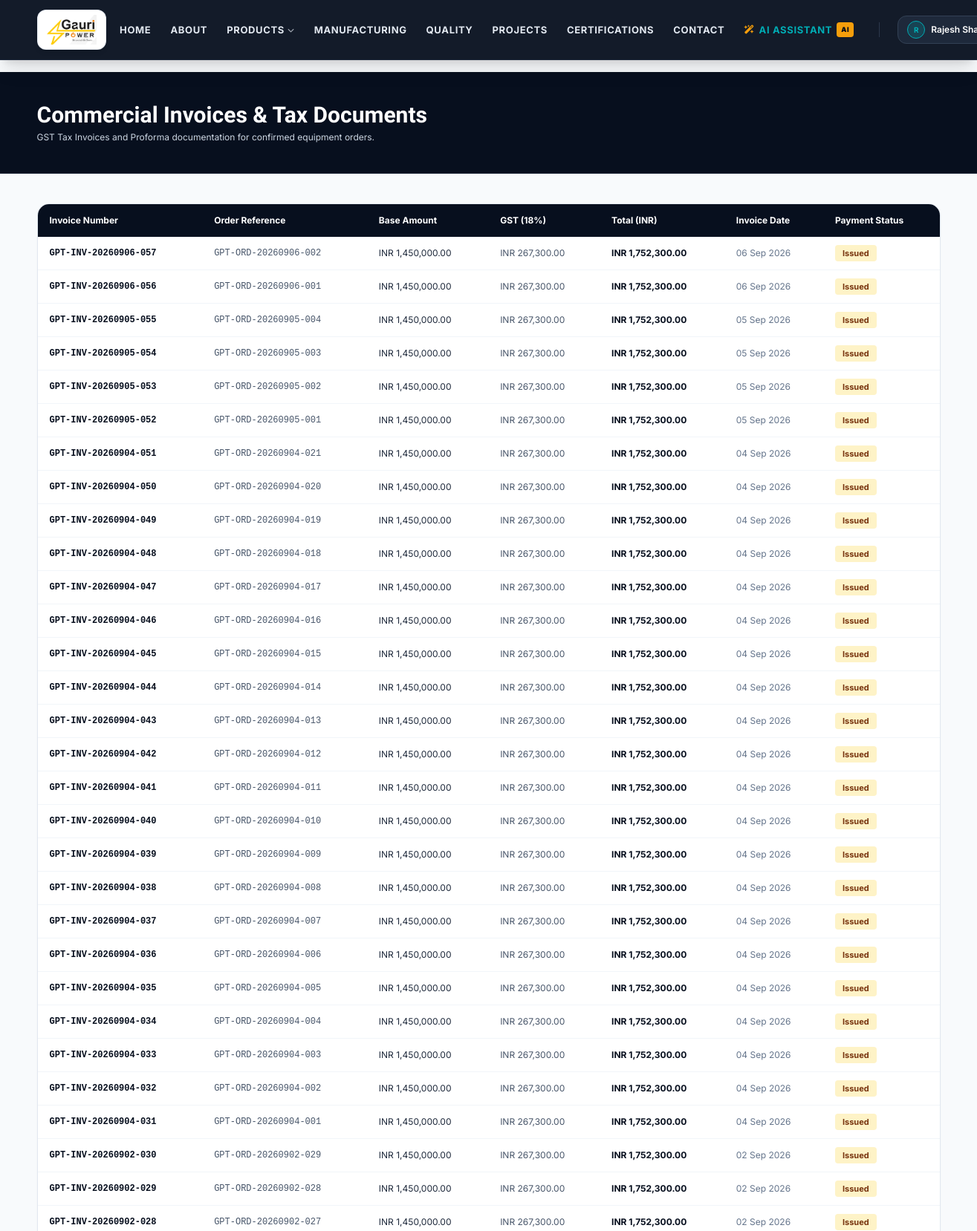
The page /my-invoices (signed in, upper part) on the database its author committed.
### models.py (models this page shows, shortened)
class User(UserMixin, db.Model):
    __tablename__ = 'users'
    id = db.Column(db.Integer, primary_key=True)
    name = db.Column(db.String(150), nullable=False)
    email = db.Column(db.String(150), unique=True, nullable=False, index=True)
    phone = db.Column(db.String(30), nullable=False)
    password_hash = db.Column(db.String(255), nullable=False)
    role = db.Column(db.String(30), nullable=False, default='end_customer') # 'dealer', 'end_customer', 'sales_staff', 'admin'
    is_active = db.Column(db.Boolean, default=True)
    created_at = db.Column(db.DateTime, default=lambda: datetime.now(timezone.utc))
    updated_at = db.Column(db.DateTime, default=lambda: datetime.now(timezone.utc), onupdate=lambda: datetime.now(timezone.utc))
    dealer_profile = db.relationship('DealerProfile', backref='user', uselist=False, cascade='all, delete-orphan')
    customer_profile = db.relationship('CustomerProfile', backref='user', uselist=False, cascade='all, delete-orphan')
    quotation_requests = db.relationship('QuotationRequest', backref='user', lazy='dynamic', cascade='all, delete-orphan')
    quotations = db.relationship('Quotation', backref='user', lazy='dynamic')
    orders = db.relationship('Order', backref='user', lazy='dynamic')
    invoices = db.relationship('Invoice', backref='user', lazy='dynamic')
    notifications = db.relationship('Notification', backref='user', lazy='dynamic', cascade='all, delete-orphan')
    @property
    def is_dealer(self):
        return self.role == 'dealer'
    @property
    def is_staff(self):
        return self.role in ('sales_staff', 'admin')

class Invoice(db.Model):
    __tablename__ = 'invoices'
    id = db.Column(db.Integer, primary_key=True)
    invoice_number = db.Column(db.String(50), unique=True, nullable=False, index=True)
    order_id = db.Column(db.Integer, db.ForeignKey('orders.id'), nullable=False)
    user_id = db.Column(db.Integer, db.ForeignKey('users.id'), nullable=False)
    invoice_date = db.Column(db.Date, nullable=False)
    due_date = db.Column(db.Date, nullable=False)
    taxable_amount = db.Column(db.Float, nullable=False)
    tax_amount = db.Column(db.Float, nullable=False)
    total_amount = db.Column(db.Float, nullable=False)
    pdf_path = db.Column(db.String(255), nullable=True)
    status = db.Column(db.String(50), default='Issued', nullable=False)
    created_at = db.Column(db.DateTime, default=lambda: datetime.now(timezone.utc))
    @property
    def payment_status(self):
        return self.status
    @property
    def amount(self):
        return self.taxable_amount

class Order(db.Model):
    __tablename__ = 'orders'
    id = db.Column(db.Integer, primary_key=True)
    order_number = db.Column(db.String(50), unique=True, nullable=False, index=True)
    quotation_id = db.Column(db.Integer, db.ForeignKey('quotations.id'), nullable=False)
    user_id = db.Column(db.Integer, db.ForeignKey('users.id'), nullable=False)
    status = db.Column(db.String(50), default='Order Confirmed', nullable=False)
    transformer_model = db.Column(db.String(200), nullable=False)
    capacity = db.Column(db.String(100), nullable=False)
    total_amount = db.Column(db.Float, nullable=False)
    dispatch_location = db.Column(db.String(255), default='Ropar Manufacturing Works')
    carrier_details = db.Column(db.String(200), nullable=True)
    tracking_reference = db.Column(db.String(100), nullable=True)
    estimated_delivery = db.Column(db.String(100), nullable=True)
    created_at = db.Column(db.DateTime, default=lambda: datetime.now(timezone.utc))
    updated_at = db.Column(db.DateTime, default=lambda: datetime.now(timezone.utc), onupdate=lambda: datetime.now(timezone.utc))
    invoices = db.relationship('Invoice', backref='order', lazy='dynamic')
    @property
    def equipment_model(self):
        return self.transformer_model
    @property
    def production_stage(self):
        return self.status
    @property
    def po_number(self):
        return self.tracking_reference or 'PO-CONFIRMED'

### routes_portal.py (the view)
@portal_bp.route('/my-invoices')
@login_required
def my_invoices():
    invoices = Invoice.query.filter_by(user_id=current_user.id).order_by(Invoice.created_at.desc()).all()
    return render_template('portal/invoices.html', invoices=invoices)

### templates/portal/invoices.html (shortened to what this page needs)
{% extends 'base.html' %}
{% block content %}
<div class="bg-industrial-900 text-white py-10 border-b border-slate-800">
    <div class="max-w-7xl mx-auto px-4 sm:px-6 lg:px-8">
        <h1 class="font-heading text-3xl font-extrabold text-white">Commercial Invoices & Tax Documents</h1>
        <p class="text-slate-300 text-xs mt-1">GST Tax Invoices and Proforma documentation for confirmed equipment orders.</p>
    </div>
</div>
<div class="py-10 bg-slate-50 min-h-[80vh]">
    <div class="max-w-7xl mx-auto px-4 sm:px-6 lg:px-8">
        {% if invoices %}
        <div class="bg-white rounded-2xl border border-slate-200 shadow-sm overflow-hidden">
            <div class="overflow-x-auto">
                <table class="w-full text-left text-xs border-collapse">
                    <thead>
                        <tr class="bg-industrial-900 text-white">
                            <th class="py-3.5 px-4 font-bold">Invoice Number</th>
                            <th class="py-3.5 px-4 font-bold">Order Reference</th>
                            <th class="py-3.5 px-4 font-bold">Base Amount</th>
                            <th class="py-3.5 px-4 font-bold">GST (18%)</th>
                            <th class="py-3.5 px-4 font-bold">Total (INR)</th>
                            <th class="py-3.5 px-4 font-bold">Invoice Date</th>
                            <th class="py-3.5 px-4 font-bold">Payment Status</th>
                        </tr>
                    </thead>
                    <tbody class="divide-y divide-slate-100">
                        {% for inv in invoices %}
                        <tr class="hover:bg-slate-50 transition-colors">
                            <td class="py-3.5 px-4 font-mono font-bold text-industrial-900">{{ inv.invoice_number }}</td>
                            <td class="py-3.5 px-4 font-mono text-slate-600">{{ inv.order.order_number }}</td>
                            <td class="py-3.5 px-4 text-slate-800">INR {{ "{:,.2f}".format(inv.amount) }}</td>
                            <td class="py-3.5 px-4 text-slate-600">INR {{ "{:,.2f}".format(inv.tax_amount) }}</td>
                            <td class="py-3.5 px-4 font-bold text-industrial-900">INR {{ "{:,.2f}".format(inv.total_amount) }}</td>
                            <td class="py-3.5 px-4 text-slate-500">{{ inv.created_at.strftime('%d %b %Y') }}</td>
                            <td class="py-3.5 px-4">
                                <span class="px-2.5 py-1 rounded text-[11px] font-bold {% if inv.payment_status == 'Paid' %}bg-emerald-100 text-emerald-800{% else %}bg-amber-100 text-amber-900{% endif %}">
                                    {{ inv.payment_status }}
                                </span>
                            </td>
                        </tr>
                        {% endfor %}
                    </tbody>
                </table>
            </div>
        </div>
        {% endif %}
    </div>
</div>
{% endblock %}

### templates/base.html (shortened to what this page needs)
<!DOCTYPE html>
<html lang="en" class="scroll-smooth">
<head>
    <script src="https://cdn.tailwindcss.com"></script>
    <link rel="stylesheet" href="https://cdnjs.cloudflare.com/ajax/libs/font-awesome/6.5.1/css/all.min.css">
</head>
<body class="bg-industrial-50 text-slate-800 font-sans min-h-screen flex flex-col antialiased selection:bg-electric-cyan selection:text-white">
    <header class="sticky top-0 z-50 bg-industrial-900/95 backdrop-blur-md border-b border-slate-800 shadow-xl">
        <div class="max-w-7xl mx-auto px-4 sm:px-6 lg:px-8">
            <div class="flex items-center justify-between h-20 gap-2">
                <a href="{{ url_for('public.home') }}" class="flex items-center space-x-3 group flex-shrink-0">
                    <div class="bg-white px-3 py-1.5 rounded-xl shadow-md border border-slate-200/80 flex items-center justify-center transition-all duration-300 group-hover:shadow-lg group-hover:scale-[1.02]">
                        <img src="{{ url_for('static', filename='images/logo.png') }}" alt="Gauri Power" class="h-10 w-auto object-contain">
                    </div>
                </a>
                <div class="hidden lg:flex items-center space-x-4 xl:space-x-6 flex-shrink-0">
                    {% set current_ep = request.endpoint %}
                    <nav class="flex items-center space-x-1 xl:space-x-1.5">
                        <a href="{{ url_for('public.home') }}" class="px-2.5 py-1.5 text-xs xl:text-[13px] font-bold uppercase tracking-wider rounded-lg transition-all whitespace-nowrap {% if current_ep == 'public.home' %}bg-electric-cyan text-industrial-950 shadow-md ring-1 ring-cyan-300 font-black flex items-center{% else %}text-slate-200 hover:text-white hover:bg-slate-800{% endif %}">
                            {% if current_ep == 'public.home' %}<span class="w-1.5 h-1.5 rounded-full bg-industrial-950 mr-1.5 inline-block"></span>{% endif %}Home
                        </a>
                        <a href="{{ url_for('public.about') }}" class="px-2.5 py-1.5 text-xs xl:text-[13px] font-bold uppercase tracking-wider rounded-lg transition-all whitespace-nowrap {% if current_ep == 'public.about' %}bg-electric-cyan text-industrial-950 shadow-md ring-1 ring-cyan-300 font-black flex items-center{% else %}text-slate-200 hover:text-white hover:bg-slate-800{% endif %}">
                            {% if current_ep == 'public.about' %}<span class="w-1.5 h-1.5 rounded-full bg-industrial-950 mr-1.5 inline-block"></span>{% endif %}About
                        </a>
                        <div class="relative group">
                            <a href="{{ url_for('public.products') }}" class="px-2.5 py-1.5 text-xs xl:text-[13px] font-bold uppercase tracking-wider rounded-lg transition-all whitespace-nowrap flex items-center {% if current_ep in ['public.products', 'public.product_detail'] %}bg-electric-cyan text-industrial-950 shadow-md ring-1 ring-cyan-300 font-black{% else %}text-slate-200 hover:text-white hover:bg-slate-800{% endif %}">
                                {% if current_ep in ['public.products', 'public.product_detail'] %}<span class="w-1.5 h-1.5 rounded-full bg-industrial-950 mr-1.5 inline-block"></span>{% endif %}Products
                                <i class="fa-solid fa-chevron-down ml-1 text-[9px] opacity-70"></i>
                            </a>
                        </div>
                        <a href="{{ url_for('public.manufacturing') }}" class="px-2.5 py-1.5 text-xs xl:text-[13px] font-bold uppercase tracking-wider rounded-lg transition-all whitespace-nowrap {% if current_ep == 'public.manufacturing' %}bg-electric-cyan text-industrial-950 shadow-md ring-1 ring-cyan-300 font-black flex items-center{% else %}text-slate-200 hover:text-white hover:bg-slate-800{% endif %}">
                            {% if current_ep == 'public.manufacturing' %}<span class="w-1.5 h-1.5 rounded-full bg-industrial-950 mr-1.5 inline-block"></span>{% endif %}Manufacturing
                        </a>
                        <a href="{{ url_for('public.quality') }}" class="px-2.5 py-1.5 text-xs xl:text-[13px] font-bold uppercase tracking-wider rounded-lg transition-all whitespace-nowrap {% if current_ep == 'public.quality' %}bg-electric-cyan text-industrial-950 shadow-md ring-1 ring-cyan-300 font-black flex items-center{% else %}text-slate-200 hover:text-white hover:bg-slate-800{% endif %}">
                            {% if current_ep == 'public.quality' %}<span class="w-1.5 h-1.5 rounded-full bg-industrial-950 mr-1.5 inline-block"></span>{% endif %}Quality
                        </a>
                        <a href="{{ url_for('public.projects') }}" class="px-2.5 py-1.5 text-xs xl:text-[13px] font-bold uppercase tracking-wider rounded-lg transition-all whitespace-nowrap {% if current_ep == 'public.projects' %}bg-electric-cyan text-industrial-950 shadow-md ring-1 ring-cyan-300 font-black flex items-center{% else %}text-slate-200 hover:text-white hover:bg-slate-800{% endif %}">
                            {% if current_ep == 'public.projects' %}<span class="w-1.5 h-1.5 rounded-full bg-industrial-950 mr-1.5 inline-block"></span>{% endif %}Projects
                        </a>
                        <a href="{{ url_for('public.certifications') }}" class="px-2.5 py-1.5 text-xs xl:text-[13px] font-bold uppercase tracking-wider rounded-lg transition-all whitespace-nowrap {% if current_ep == 'public.certifications' %}bg-electric-cyan text-industrial-950 shadow-md ring-1 ring-cyan-300 font-black flex items-center{% else %}text-slate-200 hover:text-white hover:bg-slate-800{% endif %}">
                            {% if current_ep == 'public.certifications' %}<span class="w-1.5 h-1.5 rounded-full bg-industrial-950 mr-1.5 inline-block"></span>{% endif %}Certifications
                        </a>
                        <a href="{{ url_for('public.contact') }}" class="px-2.5 py-1.5 text-xs xl:text-[13px] font-bold uppercase tracking-wider rounded-lg transition-all whitespace-nowrap {% if current_ep == 'public.contact' %}bg-electric-cyan text-industrial-950 shadow-md ring-1 ring-cyan-300 font-black flex items-center{% else %}text-slate-200 hover:text-white hover:bg-slate-800{% endif %}">
                            {% if current_ep == 'public.contact' %}<span class="w-1.5 h-1.5 rounded-full bg-industrial-950 mr-1.5 inline-block"></span>{% endif %}Contact
                        </a>
                        <a href="{{ url_for('public.ai_assistant') }}" class="px-2.5 py-1.5 text-xs xl:text-[13px] font-bold uppercase tracking-wider rounded-lg transition-all whitespace-nowrap flex items-center {% if current_ep == 'public.ai_assistant' %}bg-power-amber text-industrial-950 shadow-md ring-1 ring-amber-300 font-black{% else %}text-electric-cyan hover:text-white hover:bg-slate-800{% endif %}">
                            <i class="fa-solid fa-wand-magic-sparkles mr-1.5 {% if current_ep == 'public.ai_assistant' %}text-industrial-950{% else %}text-power-amber animate-pulse{% endif %} text-xs"></i>
                            <span>AI Assistant</span>
                            <span class="ml-1.5 px-1.5 py-0.5 {% if current_ep == 'public.ai_assistant' %}bg-industrial-950 text-power-amber{% else %}bg-power-amber text-industrial-950{% endif %} text-[9px] font-black rounded uppercase">AI</span>
                        </a>
                    </nav>
                    <div class="flex items-center space-x-2">
                        {% if current_user.is_authenticated %}
                            <div class="relative group" id="userMenuContainer">
                                <button class="flex items-center space-x-2 bg-slate-800 hover:bg-slate-700 text-white px-3 py-1.5 rounded-xl text-xs font-semibold border border-slate-700 transition-colors">
                                    <div class="w-6 h-6 rounded-full bg-electric-cyan/20 border border-electric-cyan flex items-center justify-center text-electric-cyan text-[10px] font-bold">
                                        {{ current_user.name[:1] | upper }}
                                    </div>
                                    <span class="max-w-[100px] truncate">{{ current_user.name }}</span>
                                </button>
                            </div>
                        {% endif %}
                    </div>
                </div>
            </div>
        </div>
        {% set current_ep = request.endpoint %}
    </header>
    <main class="flex-grow">
        {% block content %}{% endblock %}
    </main>
</body>
</html>

### templates/base.html (style rules this page uses)
.font-heading { font-family: 'Cabinet Grotesk', sans-serif; }

### rows shown on the page
User: name "R", name "Rajesh…"
Invoice: invoice_number "GPT-INV-20260906-057", order.order_number "GPT-ORD-20260906-002", amount "1,450,000.00", tax_amount "267,300.00", total_amount "1,752,300.00", created_at "06 Sep 2026", payment_status "Issued"
Invoice: invoice_number "GPT-INV-20260906-056", order.order_number "GPT-ORD-20260906-001", amount "1,450,000.00", tax_amount "267,300.00", total_amount "1,752,300.00", created_at "06 Sep 2026", payment_status "Issued"
Invoice: invoice_number "GPT-INV-20260905-055", order.order_number "GPT-ORD-20260905-004", amount "1,450,000.00", tax_amount "267,300.00", total_amount "1,752,300.00", created_at "05 Sep 2026", payment_status "Issued"
Invoice: invoice_number "GPT-INV-20260905-054", order.order_number "GPT-ORD-20260905-003", amount "1,450,000.00", tax_amount "267,300.00", total_amount "1,752,300.00", created_at "05 Sep 2026", payment_status "Issued"
Invoice: invoice_number "GPT-INV-20260905-053", order.order_number "GPT-ORD-20260905-002", amount "1,450,000.00", tax_amount "267,300.00", total_amount "1,752,300.00", created_at "05 Sep 2026", payment_status "Issued"
Invoice: invoice_number "GPT-INV-20260905-052", order.order_number "GPT-ORD-20260905-001", amount "1,450,000.00", tax_amount "267,300.00", total_amount "1,752,300.00", created_at "05 Sep 2026", payment_status "Issued"
Invoice: invoice_number "GPT-INV-20260904-051", order.order_number "GPT-ORD-20260904-021", amount "1,450,000.00", tax_amount "267,300.00", total_amount "1,752,300.00", created_at "04 Sep 2026", payment_status "Issued"
Invoice: invoice_number "GPT-INV-20260904-050", order.order_number "GPT-ORD-20260904-020", amount "1,450,000.00", tax_amount "267,300.00", total_amount "1,752,300.00", created_at "04 Sep 2026", payment_status "Issued"
Invoice: invoice_number "GPT-INV-20260904-049", order.order_number "GPT-ORD-20260904-019", amount "1,450,000.00", tax_amount "267,300.00", total_amount "1,752,300.00", created_at "04 Sep 2026", payment_status "Issued"
Invoice: invoice_number "GPT-INV-20260904-048", order.order_number "GPT-ORD-20260904-018", amount "1,450,000.00", tax_amount "267,300.00", total_amount "1,752,300.00", created_at "04 Sep 2026", payment_status "Issued"
Invoice: invoice_number "GPT-INV-20260904-047", order.order_number "GPT-ORD-20260904-017", amount "1,450,000.00", tax_amount "267,300.00", total_amount "1,752,300.00", created_at "04 Sep 2026", payment_status "Issued"
Invoice: invoice_number "GPT-INV-20260904-046", order.order_number "GPT-ORD-20260904-016", amount "1,450,000.00", tax_amount "267,300.00", total_amount "1,752,300.00", created_at "04 Sep 2026", payment_status "Issued"
Invoice: invoice_number "GPT-INV-20260904-045", order.order_number "GPT-ORD-20260904-015", amount "1,450,000.00", tax_amount "267,300.00", total_amount "1,752,300.00", created_at "04 Sep 2026", payment_status "Issued"
Invoice: invoice_number "GPT-INV-20260904-044", order.order_number "GPT-ORD-20260904-014", amount "1,450,000.00", tax_amount "267,300.00", total_amount "1,752,300.00", created_at "04 Sep 2026", payment_status "Issued"
Invoice: invoice_number "GPT-INV-20260904-043", order.order_number "GPT-ORD-20260904-013", amount "1,450,000.00", tax_amount "267,300.00", total_amount "1,752,300.00", created_at "04 Sep 2026", payment_status "Issued"
Invoice: invoice_number "GPT-INV-20260904-042", order.order_number "GPT-ORD-20260904-012", amount "1,450,000.00", tax_amount "267,300.00", total_amount "1,752,300.00", created_at "04 Sep 2026", payment_status "Issued"
Invoice: invoice_number "GPT-INV-20260904-041", order.order_number "GPT-ORD-20260904-011", amount "1,450,000.00", tax_amount "267,300.00", total_amount "1,752,300.00", created_at "04 Sep 2026", payment_status "Issued"
Invoice: invoice_number "GPT-INV-20260904-040", order.order_number "GPT-ORD-20260904-010", amount "1,450,000.00", tax_amount "267,300.00", total_amount "1,752,300.00", created_at "04 Sep 2026", payment_status "Issued"
Invoice: invoice_number "GPT-INV-20260904-039", order.order_number "GPT-ORD-20260904-009", amount "1,450,000.00", tax_amount "267,300.00", total_amount "1,752,300.00", created_at "04 Sep 2026", payment_status "Issued"
Invoice: invoice_number "GPT-INV-20260904-038", order.order_number "GPT-ORD-20260904-008", amount "1,450,000.00", tax_amount "267,300.00", total_amount "1,752,300.00", created_at "04 Sep 2026", payment_status "Issued"
Invoice: invoice_number "GPT-INV-20260904-037", order.order_number "GPT-ORD-20260904-007", amount "1,450,000.00", tax_amount "267,300.00", total_amount "1,752,300.00", created_at "04 Sep 2026", payment_status "Issued"
Invoice: invoice_number "GPT-INV-20260904-036", order.order_number "GPT-ORD-20260904-006", amount "1,450,000.00", tax_amount "267,300.00", total_amount "1,752,300.00", created_at "04 Sep 2026", payment_status "Issued"
Invoice: invoice_number "GPT-INV-20260904-035", order.order_number "GPT-ORD-20260904-005", amount "1,450,000.00", tax_amount "267,300.00", total_amount "1,752,300.00", created_at "04 Sep 2026", payment_status "Issued"
Invoice: invoice_number "GPT-INV-20260904-034", order.order_number "GPT-ORD-20260904-004", amount "1,450,000.00", tax_amount "267,300.00", total_amount "1,752,300.00", created_at "04 Sep 2026", payment_status "Issued"
Invoice: invoice_number "GPT-INV-20260904-033", order.order_number "GPT-ORD-20260904-003", amount "1,450,000.00", tax_amount "267,300.00", total_amount "1,752,300.00", created_at "04 Sep 2026", payment_status "Issued"
Invoice: invoice_number "GPT-INV-20260904-032", order.order_number "GPT-ORD-20260904-002", amount "1,450,000.00", tax_amount "267,300.00", total_amount "1,752,300.00", created_at "04 Sep 2026", payment_status "Issued"
Invoice: invoice_number "GPT-INV-20260904-031", order.order_number "GPT-ORD-20260904-001", amount "1,450,000.00", tax_amount "267,300.00", total_amount "1,752,300.00", created_at "04 Sep 2026", payment_status "Issued"
Invoice: invoice_number "GPT-INV-20260902-030", order.order_number "GPT-ORD-20260902-029", amount "1,450,000.00", tax_amount "267,300.00", total_amount "1,752,300.00", created_at "02 Sep 2026", payment_status "Issued"
Invoice: invoice_number "GPT-INV-20260902-029", order.order_number "GPT-ORD-20260902-028", amount "1,450,000.00", tax_amount "267,300.00", total_amount "1,752,300.00", created_at "02 Sep 2026", payment_status "Issued"
Invoice: invoice_number "GPT-INV-20260902-028", order.order_number "GPT-ORD-20260902-027", amount "1,450,000.00", tax_amount "267,300.00", total_amount "1,752,300.00", created_at "02 Sep 2026", payment_status "Issued"
